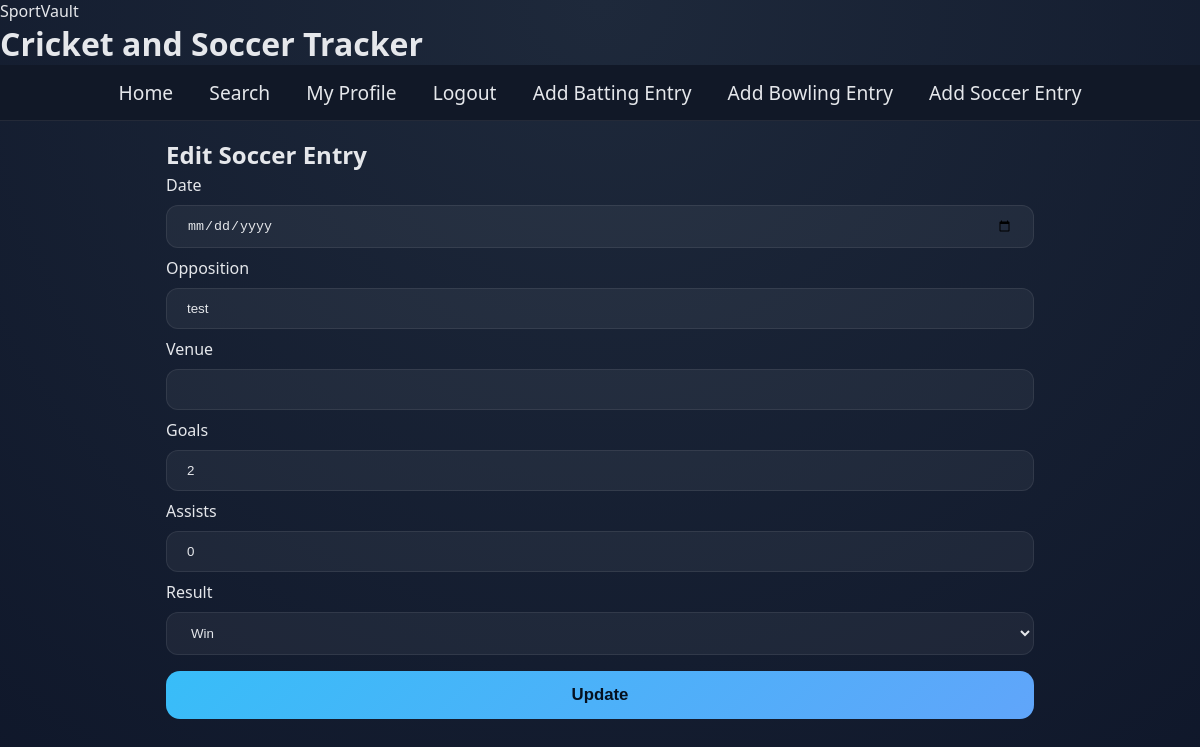
Screenshot of /edit/soccer/1 (signed in) with the database file from the repository.
### tables this page shows
CREATE TABLE Soccer_Performance (
    match_id INTEGER PRIMARY KEY AUTOINCREMENT,
    user_id INTEGER NOT NULL,
    date TEXT NOT NULL,
    opposition TEXT NOT NULL,
    venue TEXT NOT NULL,
    goals INTEGER DEFAULT 0,
    assists INTEGER DEFAULT 0,
    result TEXT NOT NULL,
    FOREIGN KEY (user_id) REFERENCES Users(user_id)
);

### Software Assessment/app.py (the view)
@app.route("/edit/soccer/<int:match_id>", methods=["GET", "POST"])
def EditSoccer(match_id):
    if not session.get("username"):
        return redirect("/login")
    entry = db.get_soccer_by_id(match_id)
    if not entry or entry.user_id != session["user_id"]:
        return redirect("/profile")
    if request.method == "POST":
        db.update_soccer(match_id, session["user_id"],
            request.form["date"], request.form["opposition"],
            request.form["venue"], int(request.form["goals"]),
            int(request.form["assists"]), request.form["result"])
        return redirect("/profile")
    return render_template("edit_soccer.html", entry=entry)

### Software Assessment/app.py (called while the page is built)
@app.after_request
def SetSecurityHeaders(response):
    response.headers["Content-Security-Policy"] = "script-src 'self';"
    response.headers["X-Content-Type-Options"] = "nosniff"
    response.headers["X-Frame-Options"] = "DENY"
    response.headers["Referrer-Policy"] = "strict-origin-when-cross-origin"
    return response

### Software Assessment/db.py (called while the page is built)
def GetDB():
    if not os.path.exists(DB_FOLDER):
        os.makedirs(DB_FOLDER)
    db = sqlite3.connect(DB_PATH)
    db.row_factory = sqlite3.Row
    db.execute("PRAGMA foreign_keys = ON")
    return db

def get_soccer_by_id(match_id):
    db = GetDB()
    r = db.execute("SELECT * FROM Soccer_Performance WHERE match_id = ?", (match_id,)).fetchone()
    db.close()
    return SoccerPerformance(r["match_id"], r["user_id"], r["date"], r["opposition"], r["venue"], r["goals"], r["assists"], r["result"]) if r else None

### Software Assessment/templates/edit_soccer.html (shortened to what this page needs)
{% extends "base.html" %}
{% block content %}
<section class="card form-card">
  <h2>Edit Soccer Entry</h2>
  <form method="post" novalidate>
    <label>Date</label><input type="date" name="date" value="{{ entry.date }}" required>
    <label>Opposition</label><input type="text" name="opposition" value="{{ entry.opposition }}" required>
    <label>Venue</label><input type="text" name="venue" value="{{ entry.venue }}" required>
    <label>Goals</label><input type="number" name="goals" min="0" value="{{ entry.goals }}" required>
    <label>Assists</label><input type="number" name="assists" min="0" value="{{ entry.assists }}" required>
    <label>Result</label>
    <select name="result" required>
      <option value="Win" {% if entry.result == 'Win' %}selected{% endif %}>Win</option>
    </select>
    <button type="submit">Update</button>
  </form>
</section>
{% endblock %}

### Software Assessment/static/css/style.css (style rules this page uses)
:root { --bg: #0f172a; --panel: #111827; --panel-2: #1f2937; --text: #e5e7eb; --accent: #38bdf8; --accent-2: #528564; --border: rgba(255,255,255,.08); }
* { padding: 0; margin: 0; box-sizing: border-box; }
body { background: radial-gradient(circle at top, #1e293b, var(--bg)); background-attachment: fixed; color: var(--text); font-family: system-ui, -apple-system, BlinkMacSystemFont, "Segoe UI", sans-serif; font-size: 1rem; }
input[type=text], input[type="password"], input[type="date"], input[type="number"], select { width: 100%; padding: 12px 20px; margin: 8px 0; display: inline-block; border: 1px solid var(--border); border-radius: 12px; background: rgba(255,255,255,.05); color: var(--text); box-sizing: border-box; }
input[type=submit], button { width: 100%; background: linear-gradient(135deg, var(--accent), #60a5fa); color: #06111f; padding: 14px 20px; margin: 8px 0; border: none; border-radius: 14px; cursor: pointer; font-size: 1.05em; font-weight: 700; }

### rows the page displays
Soccer_Performance: opposition "test", goals "2", assists "0", result "Win"
